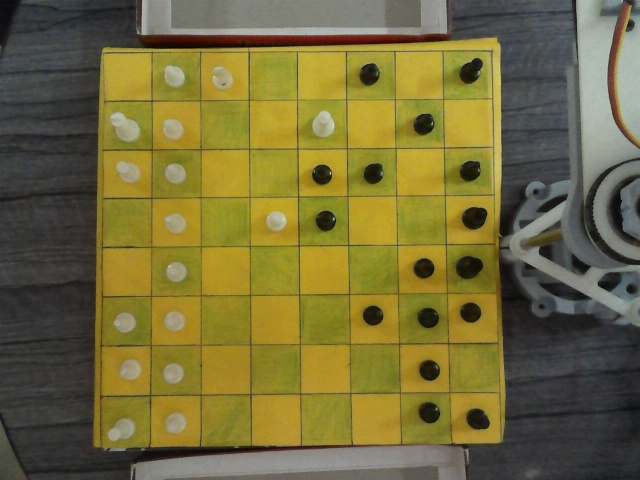
#> input picture AI Chess Robot/chessrobot/images/1.jpg, 640 x 480 px; its folder holds 2 pictures in this run
$ python -i playermove_rpd.py   (imports and definitions only)   (older library calls are emulated)
#> lines starting #> are read from the running program, lines starting #| are printed output that depends on the picture

import time
import os
import cv2
import sys
import numpy

import CBstate
mydir = CBstate.mydir
import logging

firsttimeonly = 1
firstgbp = 1
splitwb = 112
splitwbonb = 112
splitwbonw = 112
stdrgb = 23


img_dimension = 319
pts_src = numpy.array([[100, 100], [100, 100], [100, 100],[100, 100]])
pts8 = [0,0,0,0,0,0,0,0]
whereclick = ["top left", "bottom left", "top right", "bottom right"]
pointscount = 0

xrevtrans = {
    1: "a",
    2: "b",
    3: "c",
    4: "d",
    5: "e",
    6: "f",
    7: "g",
    8: "h"
}


xx, yy = 8, 8;
pieces = [["e" for x in range(xx)] for y in range(yy)]
oldpieces = [["e" for x in range(xx)] for y in range(yy)]
# [8 lines not run here, left out]

# [109 lines left out: functions updateforcomputermove, drawredlines, dummymove, undistort, takepiccv2, takepic, not called in this run]


def homog():
    global pts_src

    pss = [0,0,0,0,0,0,0,0]
    f = open(mydir + 'points.txt', 'r')
#> (reads AI Chess Robot/chessrobot/images/points.txt from the repository)
    try:
        pointscurr = f.readline().rstrip()
        print(pointscurr)
        pointscurrsplit = pointscurr.split(",")

        for i in range(8):
            pss[i] = int(pointscurrsplit[i])
    finally:
        f.close()

    im_src = cv2.imread(mydir + "1.jpg", 1)
#> im_src is the input picture: shape (480, 640, 3); mean B, G, R 58.6, 107.9, 116.6
    pts_src = numpy.array([[pss[0],pss[1]],[pss[2],pss[3]],[pss[4],pss[5]],[pss[6],pss[7]]])

    pts_dst = numpy.array([[0,0],[0,img_dimension],[img_dimension,0],[img_dimension, img_dimension]])


    h, status = cv2.findHomography(pts_src, pts_dst)

    im_out = cv2.warpPerspective(im_src, h, (img_dimension+1, img_dimension+1))
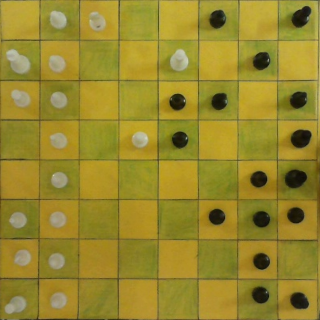
#> im_out: shape (320, 320, 3); mean B, G, R 44.2, 135.6, 151.6
    if CBstate.rotation != -1:
        im_out = cv2.rotate(im_out, CBstate.rotation)
    cv2.imwrite(mydir + "4.jpg", im_out)
    image = cv2.rotate(im_out, cv2.ROTATE_90_COUNTERCLOCKWISE)
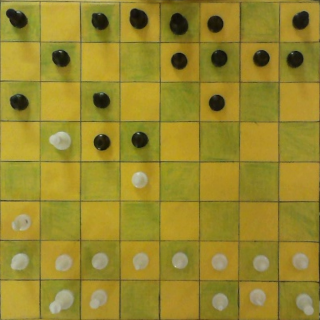
#> image: shape (320, 320, 3); mean B, G, R 44.2, 135.6, 151.6


# [339 lines left out: functions click_event, calibratecamera, newcastling, castling, enpassantmove, getplayermove, not called in this run]

>>> result = homog()
